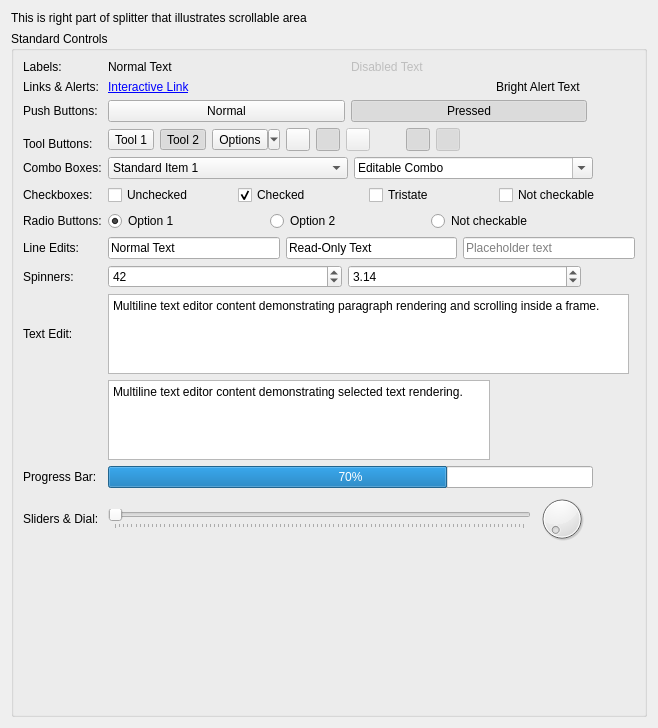
          <widget class="QWidget" name="scrollAreaWidgetContents">
           <property name="geometry">
            <rect>
             <x>0</x>
             <y>0</y>
             <width>646</width>
             <height>728</height>
            </rect>
           </property>
           <layout class="QVBoxLayout" name="verticalLayout_2">
            <item>
             <widget class="QLabel" name="label_2">
              <property name="text">
               <string>This is right part of splitter that illustrates scrollable area</string>
              </property>
             </widget>
            </item>
            <item>
             <widget class="QGroupBox" name="controlsGroupBox_3">
              <property name="title">
               <string>Standard Controls</string>
              </property>
              <layout class="QGridLayout" name="gridLayout_6">
               <item row="4" column="0">
                <widget class="QLabel" name="lblToolBtnHead_3">
                 <property name="text">
                  <string>Tool Buttons:</string>
                 </property>
                </widget>
               </item>
               <item row="10" column="2" colspan="10">
                <widget class="QTextEdit" name="textEdit_3">
                 <property name="maximumSize">
                  <size>
                   <width>16777215</width>
                   <height>80</height>
                  </size>
                 </property>
                 <property name="html">
                  <string>&lt;!DOCTYPE HTML PUBLIC &quot;-//W3C//DTD HTML 4.0//EN&quot; &quot;http://www.w3.org/TR/REC-html40/strict.dtd&quot;&gt;
&lt;html&gt;&lt;head&gt;&lt;meta name=&quot;qrichtext&quot; content=&quot;1&quot; /&gt;&lt;meta charset=&quot;utf-8&quot; /&gt;&lt;style type=&quot;text/css&quot;&gt;
p, li { white-space: pre-wrap; }
hr { height: 1px; border-width: 0; }
li.unchecked::marker { content: &quot;\2610&quot;; }
li.checked::marker { content: &quot;\2612&quot;; }
&lt;/style&gt;&lt;/head&gt;&lt;body style=&quot; font-family:'Segoe UI'; font-size:9pt; font-weight:400; font-style:normal;&quot;&gt;
&lt;p style=&quot; margin-top:0px; margin-bottom:0px; margin-left:0px; margin-right:0px; -qt-block-indent:0; text-indent:0px;&quot;&gt;Multiline text editor content demonstrating paragraph rendering and scrolling inside a frame.&lt;/p&gt;&lt;/body&gt;&lt;/html&gt;</string>
                 </property>
                </widget>
               </item>
               <item row="3" column="2" rowspan="2">
                <layout class="QHBoxLayout" name="horizontalLayout_5">
                 <item>
                  <widget class="QToolButton" name="toolBtn1_3">
                   <property name="text">
                    <string>Tool 1</string>
                   </property>
                  </widget>
                 </item>
                 <item>
                  <widget class="QToolButton" name="toolBtn2_3">
                   <property name="text">
                    <string>Tool 2</string>
                   </property>
                   <property name="checkable">
                    <bool>true</bool>
                   </property>
                   <property name="checked">
                    <bool>true</bool>
                   </property>
                  </widget>
                 </item>
                 <item>
                  <widget class="QToolButton" name="tbOptions_3">
                   <property name="text">
                    <string>Options</string>
                   </property>
                   <property name="popupMode">
                    <enum>QToolButton::ToolButtonPopupMode::MenuButtonPopup</enum>
                   </property>
                  </widget>
                 </item>
                 <item>
                  <widget class="QToolButton" name="toolButton_15">
                   <property name="toolTip">
                    <string>Just sample of toolbar with icon with applied color styling</string>
                   </property>
                   <property name="text">
                    <string/>
                   </property>
                   <property name="icon">
                    <iconset>
                     <normaloff>:/icons/visible.lci</normaloff>:/icons/visible.lci</iconset>
                   </property>
                  </widget>
                 </item>
                 <item>
                  <widget class="QToolButton" name="toolButton_16">
                   <property name="toolTip">
                    <string>Just sample of toolbar with icon with applied color styling</string>
                   </property>
                   <property name="text">
                    <string/>
                   </property>
                   <property name="icon">
                    <iconset>
                     <normaloff>:/icons/move_copy.lci</normaloff>:/icons/move_copy.lci</iconset>
                   </property>
                   <property name="checkable">
                    <bool>true</bool>
                   </property>
                   <property name="checked">
                    <bool>true</bool>
                   </property>
                  </widget>
                 </item>
                 <item>
                  <widget class="QToolButton" name="toolButton_17">
                   <property name="enabled">
                    <bool>false</bool>
                   </property>
                   <property name="toolTip">
                    <string>Just sample of toolbar with icon with applied color styling</string>
                   </property>
                   <property name="text">
                    <string/>
                   </property>
                   <property name="icon">
                    <iconset>
                     <normaloff>:/icons/close_all.lci</normaloff>:/icons/close_all.lci</iconset>
                   </property>
                   <property name="checkable">
                    <bool>true</bool>
                   </property>
                  </widget>
                 </item>
                 <item>
                  <widget class="QToolButton" name="toolButton_18">
                   <property name="toolTip">
                    <string>Just sample of toolbar with icon with applied color styling</string>
                   </property>
                   <property name="text">
                    <string/>
                   </property>
                   <property name="icon">
                    <iconset>
                     <normaloff>:/icons/add.lci</normaloff>:/icons/add.lci</iconset>
                   </property>
                   <property name="checkable">
                    <bool>true</bool>
                   </property>
                   <property name="autoRaise">
                    <bool>true</bool>
                   </property>
                  </widget>
                 </item>
                 <item>
                  <widget class="QToolButton" name="toolButton_19">
                   <property name="toolTip">
                    <string>Just sample of toolbar with icon with applied color styling</string>
                   </property>
                   <property name="text">
                    <string/>
                   </property>
                   <property name="icon">
                    <iconset>
                     <normaloff>:/icons/line_2p.lci</normaloff>:/icons/line_2p.lci</iconset>
                   </property>
                   <property name="checkable">
                    <bool>true</bool>
                   </property>
                   <property name="checked">
                    <bool>true</bool>
                   </property>
                   <property name="autoRaise">
                    <bool>true</bool>
                   </property>
                  </widget>
                 </item>
                 <item>
                  <widget class="QToolButton" name="toolButton_20">
                   <property name="enabled">
                    <bool>false</bool>
                   </property>
                   <property name="toolTip">
                    <string>Just sample of toolbar with icon with applied color styling</string>
                   </property>
                   <property name="text">
                    <string/>
                   </property>
                   <property name="icon">
                    <iconset>
                     <normaloff>:/icons/interactive_pick_angle.lci</normaloff>:/icons/interactive_pick_angle.lci</iconset>
                   </property>
                   <property name="checkable">
                    <bool>true</bool>
                   </property>
                   <property name="checked">
                    <bool>true</bool>
                   </property>
                  </widget>
                 </item>
                 <item>
                  <widget class="QToolButton" name="toolButton_21">
                   <property name="enabled">
                    <bool>false</bool>
                   </property>
                   <property name="toolTip">
                    <string>Just sample of toolbar with icon with applied color styling</string>
                   </property>
                   <property name="text">
                    <string/>
                   </property>
                   <property name="icon">
                    <iconset>
                     <normaloff>:/icons/spline_explode.lci</normaloff>:/icons/spline_explode.lci</iconset>
                   </property>
                   <property name="autoRaise">
                    <bool>true</bool>
                   </property>
                  </widget>
                 </item>
                 <item>
                  <spacer name="horizontalSpacer_3">
                   <property name="orientation">
                    <enum>Qt::Orientation::Horizontal</enum>
                   </property>
                   <property name="sizeHint" stdset="0">
                    <size>
                     <width>0</width>
                     <height>0</height>
                    </size>
                   </property>
                  </spacer>
                 </item>
                </layout>
               </item>
               <item row="12" column="2" colspan="4">
                <widget class="QProgressBar" name="progress_3">
                 <property name="value">
                  <number>70</number>
                 </property>
                </widget>
               </item>
               <item row="8" column="0">
                <widget class="QLabel" name="lblLineEditHead_3">
                 <property name="text">
                  <string>Line Edits:</string>
                 </property>
                </widget>
               </item>
               <item row="10" column="0">
                <widget class="QLabel" name="lblTextEditHead_3">
                 <property name="text">
                  <string>Text Edit:</string>
                 </property>
                </widget>
               </item>
               <item row="9" column="2" colspan="2">
                <layout class="QHBoxLayout" name="spinLayout_3">
                 <item>
                  <widget class="QSpinBox" name="spinInt_3">
                   <property name="value">
                    <number>42</number>
                   </property>
                  </widget>
                 </item>
                 <item>
                  <widget class="QDoubleSpinBox" name="spinDouble_3">
                   <property name="value">
                    <double>3.140000000000000</double>
                   </property>
                  </widget>
                 </item>
                </layout>
               </item>
               <item row="15" column="2">
                <spacer name="verticalSpacer_3">
                 <property name="orientation">
                  <enum>Qt::Orientation::Vertical</enum>
                 </property>
                 <property name="sizeHint" stdset="0">
                  <size>
                   <width>20</width>
                   <height>40</height>
                  </size>
                 </property>
                </spacer>
               </item>
               <item row="0" column="2" colspan="3">
                <layout class="QHBoxLayout" name="labelLayout_3">
                 <item>
                  <widget class="QLabel" name="lblNormal_3">
                   <property name="text">
                    <string>Normal Text</string>
                   </property>
                  </widget>
                 </item>
                 <item>
                  <widget class="QLabel" name="lblDisabled_3">
                   <property name="enabled">
                    <bool>false</bool>
                   </property>
                   <property name="text">
                    <string>Disabled Text</string>
                   </property>
                  </widget>
                 </item>
                </layout>
               </item>
               <item row="13" column="2" colspan="3">
                <layout class="QHBoxLayout" name="specialLayout_3"/>
               </item>
               <item row="5" column="0">
                <widget class="QLabel" name="lblComboHead_3">
                 <property name="text">
                  <string>Combo Boxes:</string>
                 </property>
                </widget>
               </item>
               <item row="7" column="0">
                <widget class="QLabel" name="lblRadioHead_3">
                 <property name="text">
                  <string>Radio Buttons:</string>
                 </property>
                </widget>
               </item>
               <item row="14" column="0">
                <widget class="QLabel" name="lblSlidersHead_3">
                 <property name="text">
                  <string>Sliders &amp; Dial:</string>
                 </property>
                </widget>
               </item>
               <item row="12" column="0">
                <widget class="QLabel" name="lblProgressHead_3">
                 <property name="text">
                  <string>Progress Bar:</string>
                 </property>
                </widget>
               </item>
               <item row="1" column="0">
                <widget class="QLabel" name="lblSpecialHead_3">
                 <property name="text">
                  <string>Links &amp; Alerts:</string>
                 </property>
                </widget>
               </item>
               <item row="9" column="0">
                <widget class="QLabel" name="lblSpinHead_3">
                 <property name="text">
                  <string>Spinners:</string>
                 </property>
                </widget>
               </item>
               <item row="2" column="2" colspan="3">
                <layout class="QHBoxLayout" name="btnLayout_3">
                 <item>
                  <widget class="QPushButton" name="btnNormal_3">
                   <property name="autoFillBackground">
                    <bool>true</bool>
                   </property>
                   <property name="text">
                    <string>Normal</string>
                   </property>
                  </widget>
                 </item>
                 <item>
                  <widget class="QPushButton" name="btnPressed_3">
                   <property name="autoFillBackground">
                    <bool>true</bool>
                   </property>
                   <property name="text">
                    <string>Pressed</string>
                   </property>
                   <property name="checkable">
                    <bool>true</bool>
                   </property>
                   <property name="down">
                    <bool>true</bool>
                   </property>
                  </widget>
                 </item>
                </layout>
               </item>
               <item row="6" column="2" colspan="9">
                <layout class="QHBoxLayout" name="chkLayout_3">
                 <item>
                  <widget class="QCheckBox" name="chkUnchecked_3">
                   <property name="text">
                    <string>Unchecked</string>
                   </property>
                  </widget>
                 </item>
                 <item>
                  <widget class="QCheckBox" name="chkChecked_3">
                   <property name="text">
                    <string>Checked</string>
                   </property>
                   <property name="checked">
                    <bool>true</bool>
                   </property>
                  </widget>
                 </item>
                 <item>
                  <widget class="QCheckBox" name="chkTristate_3">
                   <property name="text">
                    <string>Tristate</string>
                   </property>
                   <property name="tristate">
                    <bool>true</bool>
                   </property>
                  </widget>
                 </item>
                 <item>
                  <widget class="QCheckBox" name="checkBox_3">
                   <property name="text">
                    <string>Not checkable</string>
                   </property>
                   <property name="checkable">
                    <bool>false</bool>
                   </property>
                  </widget>
                 </item>
                </layout>
               </item>
               <item row="7" column="2" colspan="3">
                <layout class="QHBoxLayout" name="radioLayout_3">
                 <item>
                  <widget class="QRadioButton" name="radio1_3">
                   <property name="text">
                    <string>Option 1</string>
                   </property>
                   <property name="checked">
                    <bool>true</bool>
                   </property>
                  </widget>
                 </item>
                 <item>
                  <widget class="QRadioButton" name="radio2_3">
                   <property name="text">
                    <string>Option 2</string>
                   </property>
                  </widget>
                 </item>
                 <item>
                  <widget class="QRadioButton" name="radioButton_3">
                   <property name="text">
                    <string>Not checkable</string>
                   </property>
                   <property name="checkable">
                    <bool>false</bool>
                   </property>
                  </widget>
                 </item>
                </layout>
               </item>
               <item row="1" column="2">
                <widget class="QLabel" name="lblLink_3">
                 <property name="toolTip">
                  <string>Demonstrates QPalette::Link and LinkVisited roles.</string>
                 </property>
                 <property name="text">
                  <string>&lt;a href=&quot;#&quot;&gt;Interactive Link&lt;/a&gt;</string>
                 </property>
                 <property name="textFormat">
                  <enum>Qt::TextFormat::RichText</enum>
                 </property>
                 <property name="openExternalLinks">
                  <bool>true</bool>
                 </property>
                </widget>
               </item>
               <item row="1" column="3">
                <widget class="QLabel" name="lblBrightText_3">
                 <property name="toolTip">
                  <string>Demonstrates QPalette::BrightText role.</string>
                 </property>
                 <property name="text">
                  <string>Bright Alert Text</string>
                 </property>
                </widget>
               </item>
               <item row="2" column="0">
                <widget class="QLabel" name="lblPushBtnHead_3">
                 <property name="text">
                  <string>Push Buttons:</string>
                 </property>
                </widget>
               </item>
               <item row="5" column="2" colspan="4">
                <layout class="QHBoxLayout" name="comboLayout_3">
                 <item>
                  <widget class="QComboBox" name="comboStandard_3">
                   <item>
                    <property name="text">
                     <string>Standard Item 1</string>
                    </property>
                   </item>
                   <item>
                    <property name="text">
                     <string>Standard Item 2</string>
                    </property>
                   </item>
                  </widget>
                 </item>
                 <item>
                  <widget class="QComboBox" name="comboEditable_3">
                   <property name="editable">
                    <bool>true</bool>
                   </property>
                   <property name="currentText">
                    <string>Editable Combo</string>
                   </property>
                  </widget>
                 </item>
                </layout>
               </item>
               <item row="0" column="0">
                <widget class="QLabel" name="lblLabelHead_3">
                 <property name="text">
                  <string>Labels:</string>
                 </property>
                </widget>
               </item>
               <item row="8" column="2" colspan="11">
                <layout class="QHBoxLayout" name="horizontalLayout_6">
                 <item>
                  <layout class="QHBoxLayout" name="lineLayout_3">
                   <item>
                    <widget class="QLineEdit" name="lineEditNormal_3">
                     <property name="text">
                      <string>Normal Text</string>
                     </property>
                    </widget>
                   </item>
                   <item>
                    <widget class="QLineEdit" name="lineEditReadOnly_3">
                     <property name="text">
                      <string>Read-Only Text</string>
                     </property>
                     <property name="readOnly">
                      <bool>true</bool>
                     </property>
                    </widget>
                   </item>
                   <item>
                    <widget class="QLineEdit" name="leSelection_3">
                     <property name="placeholderText">
                      <string>Placeholder text</string>
                     </property>
                    </widget>
                   </item>
                  </layout>
                 </item>
                </layout>
               </item>
               <item row="6" column="0">
                <widget class="QLabel" name="lblChkHead_3">
                 <property name="text">
                  <string>Checkboxes:</string>
                 </property>
                </widget>
               </item>
               <item row="14" column="2" colspan="3">
                <layout class="QHBoxLayout" name="slidersLayout_3">
                 <item>
                  <widget class="QSlider" name="slider_3">
                   <property name="orientation">
                    <enum>Qt::Orientation::Horizontal</enum>
                   </property>
                   <property name="tickPosition">
                    <enum>QSlider::TickPosition::TicksBelow</enum>
                   </property>
                  </widget>
                 </item>
                 <item>
                  <widget class="QDial" name="dial_3">
                   <property name="maximumSize">
                    <size>
                     <width>50</width>
                     <height>50</height>
                    </size>
                   </property>
                  </widget>
                 </item>
                </layout>
               </item>
               <item row="11" column="2">
                <widget class="QTextEdit" name="teSelection_3">
                 <property name="maximumSize">
                  <size>
                   <width>16777215</width>
                   <height>80</height>
                  </size>
                 </property>
                 <property name="html">
                  <string>&lt;!DOCTYPE HTML PUBLIC &quot;-//W3C//DTD HTML 4.0//EN&quot; &quot;http://www.w3.org/TR/REC-html40/strict.dtd&quot;&gt;
&lt;html&gt;&lt;head&gt;&lt;meta name=&quot;qrichtext&quot; content=&quot;1&quot; /&gt;&lt;meta charset=&quot;utf-8&quot; /&gt;&lt;style type=&quot;text/css&quot;&gt;
p, li { white-space: pre-wrap; }
hr { height: 1px; border-width: 0; }
li.unchecked::marker { content: &quot;\2610&quot;; }
li.checked::marker { content: &quot;\2612&quot;; }
&lt;/style&gt;&lt;/head&gt;&lt;body style=&quot; font-family:'Segoe UI'; font-size:9pt; font-weight:400; font-style:normal;&quot;&gt;
&lt;p style=&quot; margin-top:0px; margin-bottom:0px; margin-left:0px; margin-right:0px; -qt-block-indent:0; text-indent:0px;&quot;&gt;Multiline text editor content demonstrating selected text rendering.&lt;/p&gt;&lt;/body&gt;&lt;/html&gt;</string>
                 </property>
                </widget>
               </item>
              </layout>
             </widget>
            </item>
           </layout>
          </widget>
